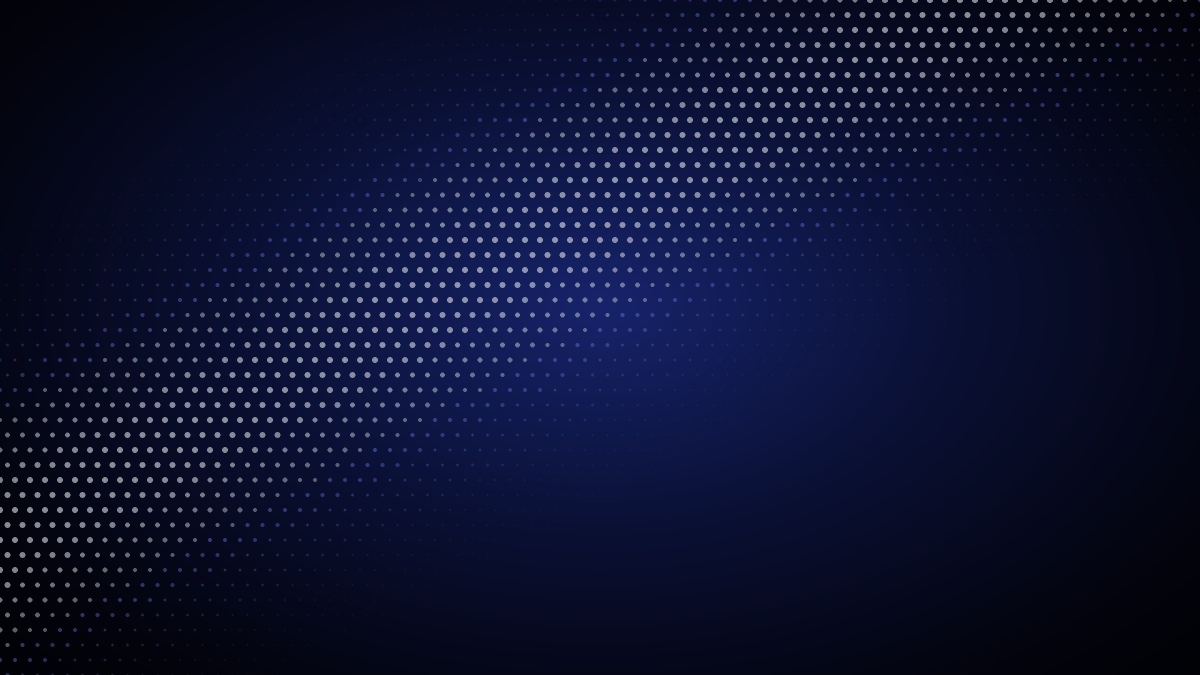
#> input picture neo-capta-profile/assets/bg-close.jpg, 2400 x 1350 px, given in place of _tmp.jpg, which was not available (shown at 1/2 size)
$ python make_assets_bold.py
#> lines starting #> are read from the running program, lines starting #| are printed output that depends on the picture; pictures that were not available may be replaced by others from this repository, and a replacement may not be noted
"""Extra assets for the bold (dark) deck: plain dark backgrounds and darkened full-bleed stills."""
import os, subprocess
import numpy as np
from PIL import Image, ImageEnhance

ROOT = os.path.dirname(os.path.abspath(__file__))
A = os.path.join(ROOT, 'assets')
VID = os.path.join(ROOT, '..', 'neo-capta-video', 'out')

# plain dark gradient, no dots
w, h = 2400, 1350
yy, xx = np.mgrid[0:h, 0:w].astype(float)
d = np.sqrt(((xx - 0.8 * w) / (1.1 * w)) ** 2 + ((yy - 0.2 * h) / (1.1 * h)) ** 2)
c0, c1 = np.array([23, 36, 107.]), np.array([3, 4, 13.])
t = np.clip(d / 0.9, 0, 1)[..., None]
Image.fromarray((c0 * (1 - t) + c1 * t).astype('uint8')).save(os.path.join(A, 'bg-plain.jpg'), quality=92)
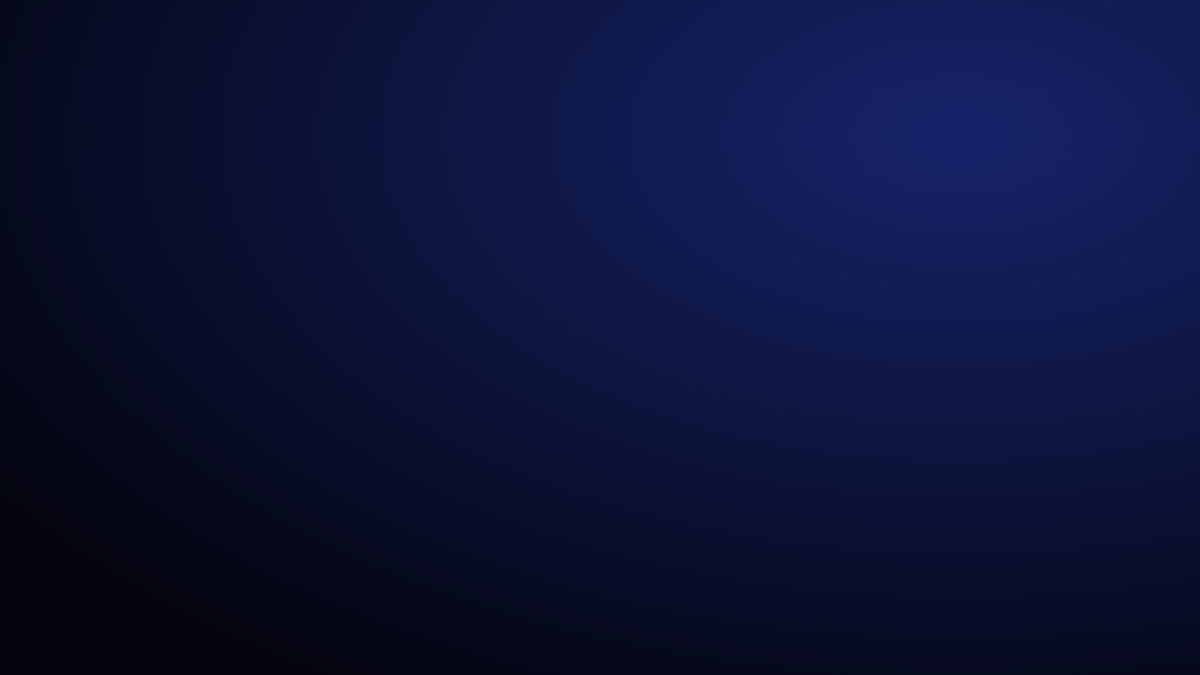
#> saved as bg-plain.jpg: PIL image 2400x1350 RGB (shown at 1/2 size); mean R, G, B 11.8, 18.3, 55.9

def grab(src, t, out):
#> called with src = 'neo-capta-ar.mp4', t = 10.9, out = 'neo-capta-profile/assets/_tmp.jpg'
    subprocess.run(['ffmpeg', '-y', '-loglevel', 'error', '-ss', str(t), '-i', os.path.join(VID, src), '-frames:v', '1', '-q:v', '2', out], check=True)
#> (this line was passed over: subprocess is not available in this run)

def darken(src_img, out, amount=0.45, side=None, shift=0):
#> called with src_img = 'neo-capta-profile/assets/_tmp.jpg', out = 'neo-capta-profile/assets/hero-cover.jpg', amount = 0.7, shift = 0.24
    im = Image.open(src_img).convert('RGB')
#> im is the input picture: PIL image 2400x1350 RGB; mean R, G, B 12.1, 17.1, 47.2
    im = ImageEnhance.Brightness(im).enhance(amount)
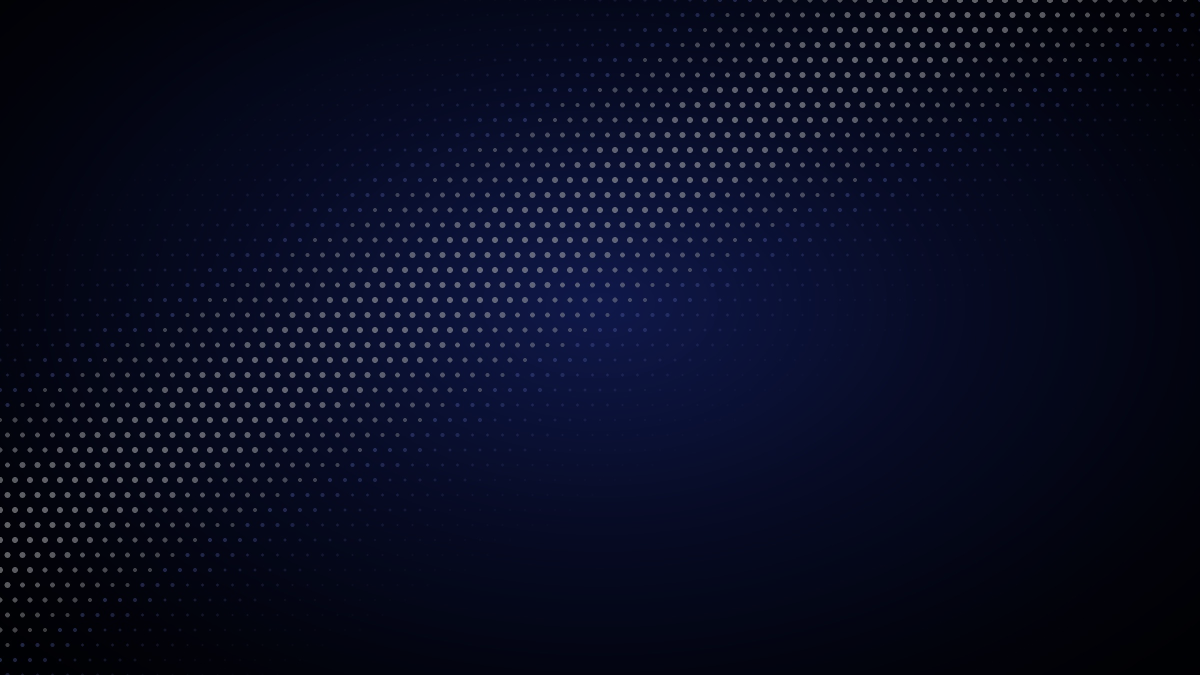
#> im: PIL image 2400x1350 RGB (shown at 1/2 size); mean R, G, B 8, 11.5, 32.5
    if side:  # fade one side to near-black so text sits on it
        a = np.asarray(im).astype(float)
        hh, ww = a.shape[:2]
        x = np.linspace(0, 1, ww)
        ramp = np.clip((x - 0.38) / 0.17, 0, 1) if side == 'right' else np.clip((0.62 - x) / 0.17, 0, 1)
        y = np.linspace(0, 1, hh)[:, None]
        k = ((1 - ramp)[None, :] * (1 - np.clip((y - 0.8) / 0.12, 0, 1)))[..., None]
        a = a * k + np.array([3, 4, 13.]) * (1 - k)
        im = Image.fromarray(a.astype('uint8'))
    if shift:  # move the frame left, filling the right with the dark base
        a = np.asarray(im).astype(float)
        hh, ww = a.shape[:2]
#> hh = 1350; ww = 2400
        dx = int(ww * shift)
#> dx = 576
        b = np.zeros_like(a) + np.array([3, 4, 13.])
        b[:, : ww - dx] = a[:, dx:]
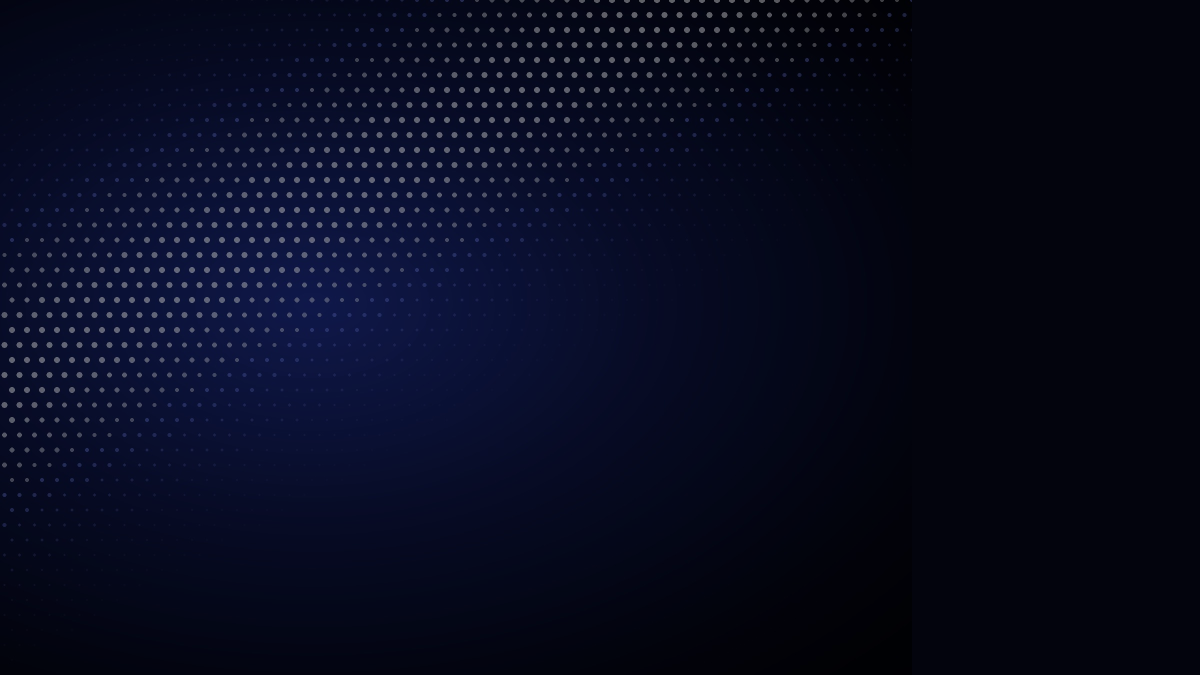
#> b: shape (1350, 2400, 3) float64 (shown at 1/2 size); mean R, G, B 7.2, 10.4, 30.1
        x = np.linspace(0, 1, ww)
#> x = 2400 values from 0 to 1
        k = (1 - np.clip((x - 0.42) / 0.12, 0, 1))[None, :, None]
        im = Image.fromarray((b * k + np.array([3, 4, 13.]) * (1 - k)).astype('uint8'))
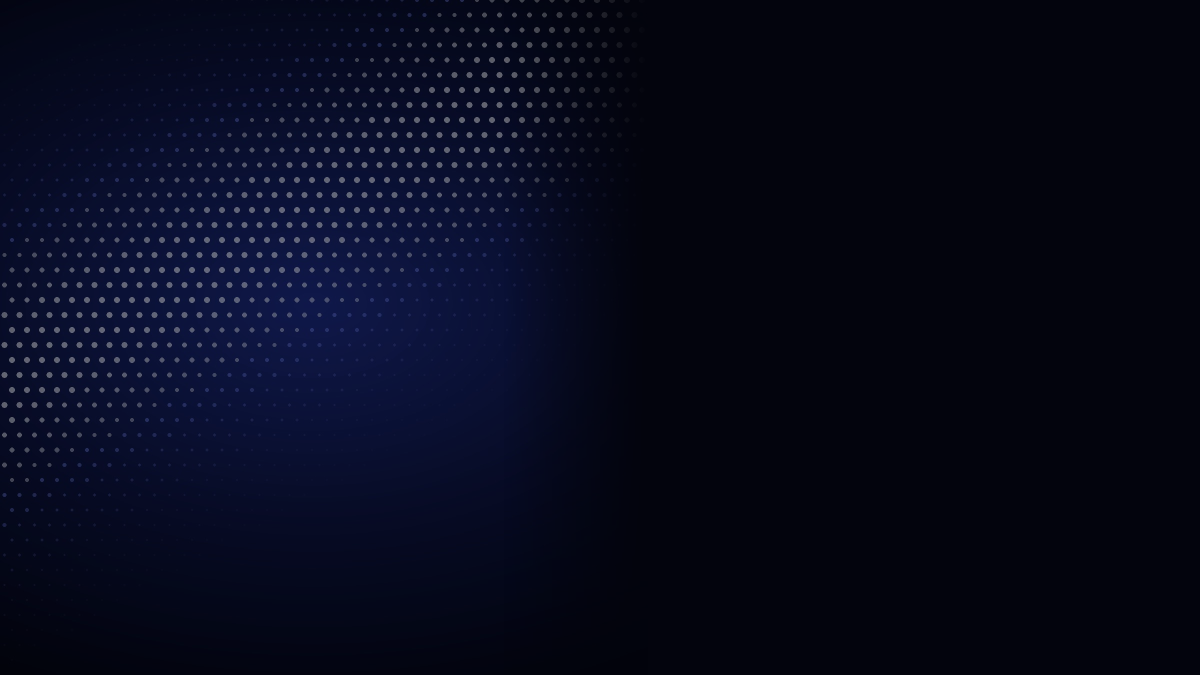
#> im: PIL image 2400x1350 RGB (shown at 1/2 size); mean R, G, B 6.5, 9.3, 27.1
    im.save(out, quality=92)

tmp = os.path.join(A, '_tmp.jpg')
for src, t, out, amt, side, *rest in [
    ('neo-capta-ar.mp4', 10.9, 'hero-cover.jpg', 0.7, None, 0.24),
    ('scroll-ar.mp4', 8.5, 'hero-scroll.jpg', 0.4, None),
    ('manifesto-ar.mp4', 2.8, 'hero-noise.jpg', 0.55, None),
    ('journey-ar.mp4', 13.2, 'hero-about.jpg', 0.8, 'right'),
    ('rush-ar.mp4', 1.35, 'work-rush.jpg', 1.0, None),
    ('story-ar.mp4', 12.3, 'work-impact.jpg', 1.0, None),
    ('blank-page-ar.mp4', 8.5, 'work-blank.jpg', 1.0, None),
    ('vertical-sting-ar.mp4', 3.7, 'work-sting.jpg', 1.0, None),
    ('vertical-story-ar.mp4', 10.9, 'work-story-v.jpg', 1.0, None),
    ('square-carousel-ar.mp4', 6.4, 'work-carousel.jpg', 1.0, None),
]:
#> (the run stopped early here; a loop or call above may not have finished)
